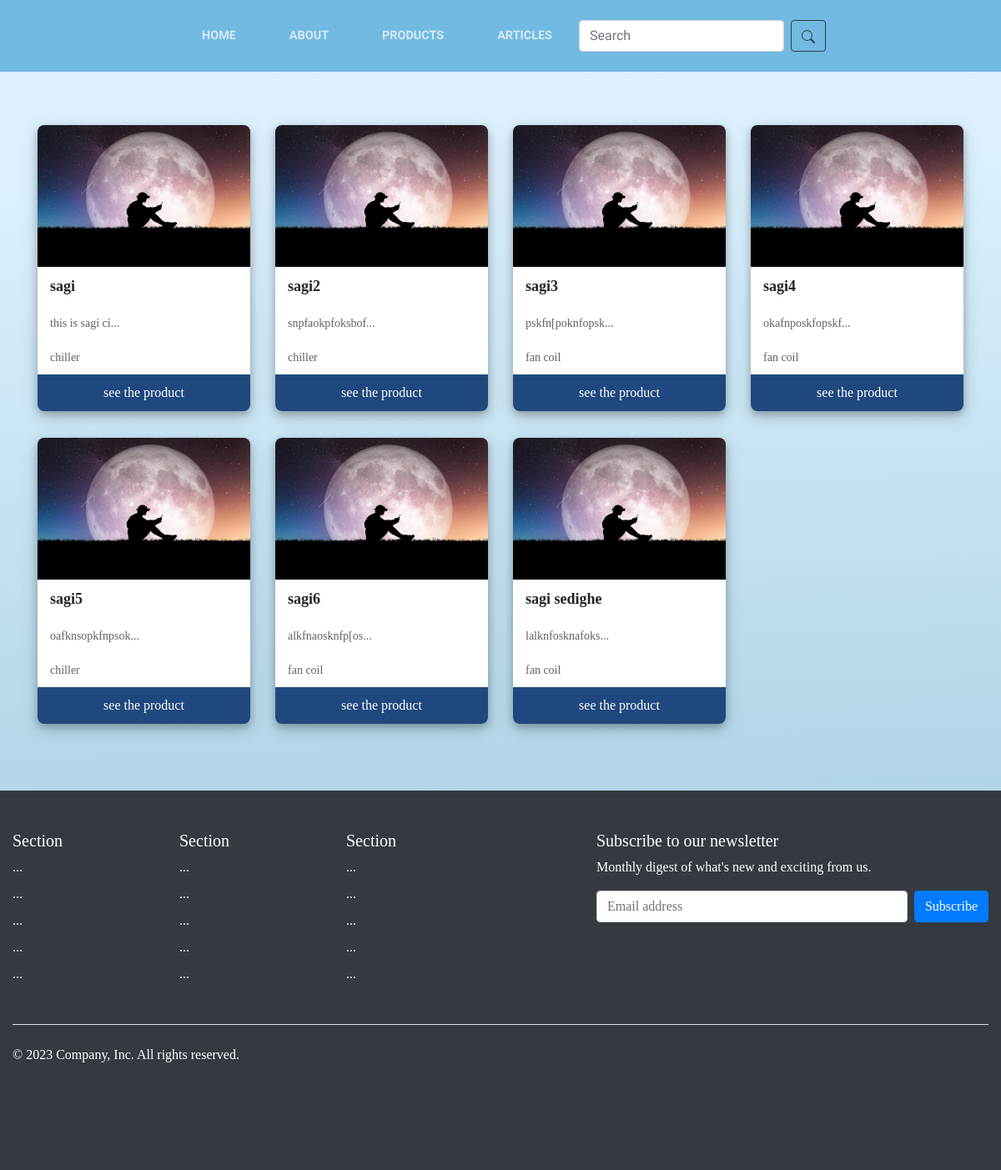
Screenshot of /products/ with the database file from the repository.
### pages/models.py (models this page shows, shortened)
class product(models.Model):
    title=models.CharField(max_length=100)
    type=models.ForeignKey(Type,on_delete=models.CASCADE)
    text=models.CharField(max_length=1000)
    main_image=models.ImageField(upload_to="uploadedimages/")

class Type(models.Model):
    name=models.CharField(max_length=100)

### pages/views.py (the view)
# urls.py: path("products/",views.products,name='products'),
def products(request):
    theproducts=product.objects.all()
    return render(request,'products.html',{
        "products":theproducts,
    })

### pages/templates/products.html (shortened to what this page needs)
{% extends 'base.html' %} {% load static %} {% block content %}
<div class="container py-5">
  <section>
    <div class="row">
      {% for product in products %}
      <div class="col-md-3 py-3">
        <div class="card-sl">
          <div class="card-image">
            <img src="{{product.main_image.url}}" />
          </div>
          <div class="card-heading">{{product.title}}</div>
          <div class="card-text">{{product.text|slice:15}}...</div>
          <div class="card-text">{{product.type.name}}</div>
          <a href="{% url 'seeproduct' product.pk %}" class="card-button">
            see the product</a
          >
        </div>
      </div>
      {% endfor %}
    </div>
  </section>
</div>
{% endblock %}

### static/css/basestyle.css (style rules this page uses)
:root { --bs-blue: #0d6efd; --bs-indigo: #6610f2; --bs-purple: #6f42c1; --bs-pink: #d63384; --bs-red: #dc3545; --bs-orange: #fd7e14; --bs-yellow: #ffc107; --bs-green: #198754; --bs-teal: #20c997; --bs-cyan: #0dcaf0; --bs-black: #000; --bs-white: #fff; --bs-gray: #6c757d; --bs-gray-dark: #343a40; --bs-gray-100: #f8f9fa; --bs-gray-200: #e9ecef; --bs-gray-300: #dee2e6; --bs-gray-400: #ced4da; --bs-gray-500: #adb5bd; --bs-gray-600: #6c757d; --bs-gray-700: #495057; --bs-gray-800: #343a40; --bs-gray-900: #212529; --bs-primary: #e6a756; --bs-secondary: #2F170F; --bs-success: #198754; --bs-info: #0dcaf0; --bs-warning: #ffc107; --bs-danger: #dc3545; --bs-light: #f8f9fa; --bs-dark: #212529; --bs-primary-rgb: 230, 167, 86; --bs-secondary-rgb: 47, 23, 15; --bs-success-rgb: 25, 135, 84; --bs-info-rgb: 13, 202, 240; --bs-warning-rgb: 255, 193, 7; --bs-danger-rgb: 220, 53, 69; --bs-light-rgb: 248, 249, 250; --bs-dark-rgb: 33, 37, 41; --bs-white-rgb: 255, 255, 255; --bs-black-rgb: 0, 0, 0; --bs-body-color-rgb: 33, 37, 41; --bs-body-bg-rgb: 255, 255, 255; --bs-font-sans-serif: system-ui, -apple-system, "Segoe UI", Roboto, "Helvetica Neue", "Noto Sans", "Liberation Sans", Arial, sans-serif, "Apple Color Emoji", "Segoe UI Emoji", "Segoe UI Symbol", "Noto Color Emoji"; --bs-font-monospace: SFMono-Regular, Menlo, Monaco, Consolas, "Liberation Mono", "Courier New", monospace; --bs-gradient: linear-gradient(180deg, rgba(255, 255, 255, 0.15), rgba(255, 255, 255, 0)); --bs-body-font-family: Lora, -apple-system, BlinkMacSystemFont, Segoe UI, Roboto, Helvetica Neue, Arial, sans-serif, Apple Color Emoji, Segoe UI Emoji, Segoe UI Symbol, Noto Color Emoji; --bs-body-font-size: 1rem; --bs-body-font-weight: 400; --bs-body-line-height: 1.5; --bs-body-color: #212529; --bs-body-bg: #fff; --bs-border-width: 1px; --bs-border-style: solid; --bs-border-color: #dee2e6; --bs-border-color-translucent: rgba(0, 0, 0, 0.175); --bs-border-radius: 0.375rem; --bs-border-radius-sm: 0.25rem; --bs-border-radius-lg: 0.5rem; --bs-border-radius-xl: 1rem; --bs-border-radius-2xl: 2rem; --bs-border-radius-pill: 50rem; --bs-link-color: #e6a756; --bs-link-hover-color: #b88645; --bs-code-color: #d63384; --bs-highlight-bg: #fff3cd; }
body { background: linear-gradient(178deg, rgba(201, 234, 252, 0.51) 14.9%, rgba(139, 192, 216, 0.73) 80%); }

### static/css/articles.css (style rules this page uses)
body { font-family: "Baloo 2", cursive; font-size: 16px; text-rendering: optimizeLegibility; font-weight: initial; }
a, a:hover { text-decoration: none; transition: color 0.3s ease-in-out; }

### pages/templates/products.html (style rules this page uses)
body { font-family: Varela Round; }
a { text-decoration: none; }
.card-sl { border-radius: 8px; box-shadow: 0 4px 8px 0 rgba(0, 0, 0, 0.2), 0 6px 20px 0 rgba(0, 0, 0, 0.19); }
.card-image img { max-height: 100%; max-width: 100%; border-radius: 8px 8px 0px 0; }
.card-heading { font-size: 18px; font-weight: bold; background: #fff; padding: 10px 15px; }
.card-text { padding: 10px 15px; background: #fff; font-size: 14px; color: #636262; }
.card-button { display: flex; justify-content: center; padding: 10px 0; width: 100%; background-color: #1f487e; color: #fff; border-radius: 0 0 8px 8px; }

### rows the page displays
product: main_image (picture), title "sagi", text "this is sagi ci", type.name "chiller"
product: main_image (picture), title "sagi2", text "snpfaokpfoksbof", type.name "chiller"
product: main_image (picture), title "sagi3", text "pskfn[poknfopsk", type.name "fan coil"
product: main_image (picture), title "sagi4", text "okafnposkfopskf", type.name "fan coil"
product: main_image (picture), title "sagi5", text "oafknsopkfnpsok", type.name "chiller"
product: main_image (picture), title "sagi6", text "alkfnaosknfp[os", type.name "fan coil"
product: main_image (picture), title "sagi sedighe", text "lalknfosknafoks", type.name "fan coil"
